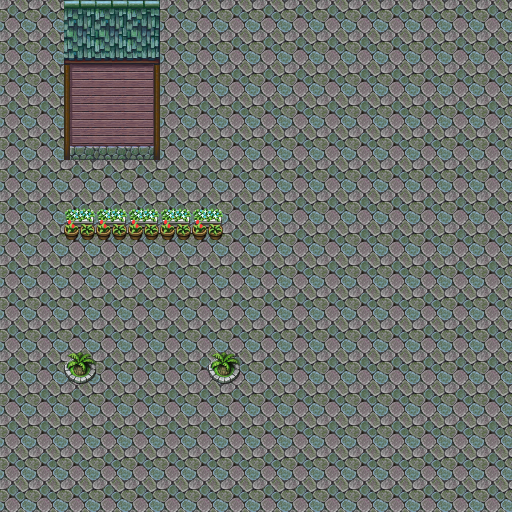

The image is a tile-based game level rendered from a .tmx file. Its description and source (layers, tilesets, objects; grid data summarised) follow:
An orthogonal 32x32 tile map with 16x16 px tiles, 3 tile layers (ground, layer2, layer3), 4 tilesets.

<map version="1.0" orientation="orthogonal" renderorder="right-down" width="32" height="32" tilewidth="16" tileheight="16" nextobjectid="1">
 <tileset firstgid="1" name="tilea3" tilewidth="16" tileheight="16" tilecount="512" columns="32">
  <image source="tilea3.png" width="512" height="256" />
 </tileset>
 <tileset firstgid="513" name="tilec" tilewidth="16" tileheight="16" tilecount="1024" columns="32">
  <image source="tilec.png" width="512" height="512" />
 </tileset>
 <tileset firstgid="1537" name="tilea5" tilewidth="16" tileheight="16" tilecount="512" columns="16">
  <image source="tilea5.png" width="256" height="512" />
 </tileset>
 <tileset firstgid="2049" name="tileb" tilewidth="16" tileheight="16" tilecount="1024" columns="32">
  <image source="tileb.png" width="512" height="512" />
 </tileset>
 <layer name="ground" width="32" height="32">
  <data>[1024 cells, 1024 non-empty, 36 distinct tile ids]</data>
 </layer>
 <layer name="layer2" width="32" height="32">
  <data>[1024 cells, 28 non-empty, 8 distinct tile ids]</data>
 </layer>
 <layer name="layer3" width="32" height="32">
  <data>[1024 cells, 0 non-empty, 0 distinct tile ids]</data>
 </layer>
</map>
